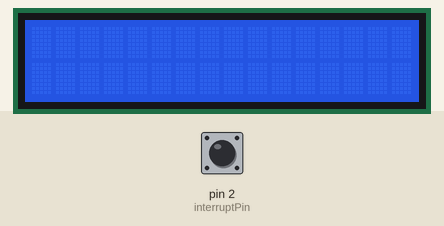
This sketch was run on a simulated Arduino Uno, built with avr-gcc and run on an emulated ATmega328P. On the bench: 16×2 character LCD. The test bench sets the inputs (shaded band); at power-on: pin 2 (interruptPin) HIGH.

Above: at 1.2 s.
1.3 s: pin 2 (interruptPin) pulled LOW for 0.15 s
At 2.0 s:
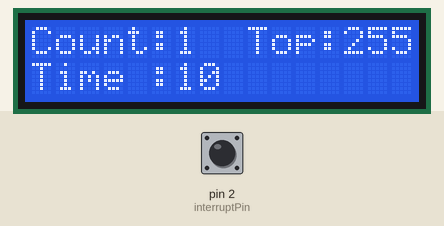
3.8 s: pin 2 (interruptPin) pulled LOW for 1 s
At 5.1 s:
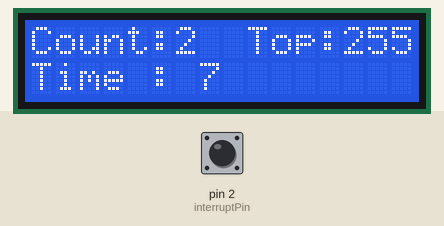
6.3 s: pin 2 (interruptPin) pulled LOW for 0.15 s
At 6.9 s:
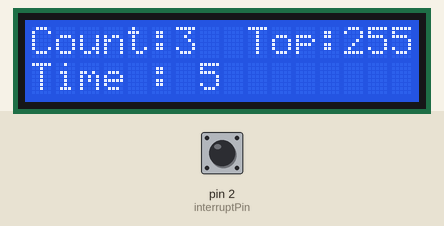
7.9 s: pin 2 (interruptPin) pulled LOW for 1 s
At 9.1 s:
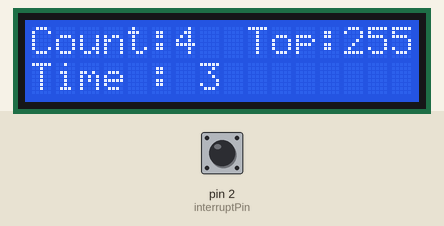
Timing chart, 0 to 10.9 s (numbered marks = the images above; inputs shaded):
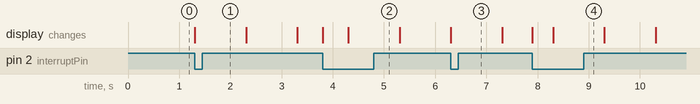

The sketch:

shuwatch.ino
```cpp
#include <LiquidCrystal.h>
LiquidCrystal lcd(4, 5, 6, 7, 8, 9);

#include <EEPROM.h>
int addr = 0;
byte eeprom_read ;
byte eeprom_write;
int highscore ;

// attachInterrupt pin( Digital input 2)
int interruptPin = 2;

// Shoot count
volatile int count = 0;
volatile bool shoot_flg = true;

// Opening screen flag
int switch_setup = false;

unsigned long time_start = 0;
int time_remain = 10;
int flag_count = 70;

//#define DEBUG // Debug Setting
//#define CLEAR_HIGHSCORE

void setup() {
#ifdef DEBUG
  Serial.begin(115200);
  Serial.println(F("Serial Start"));
#endif
  lcd.begin(16, 2);
  lcd.clear();

  pinMode(interruptPin, INPUT_PULLUP);

  attachInterrupt(digitalPinToInterrupt(interruptPin), increment, FALLING);
  readhighscore();

#ifdef CLEAR_HIGHSCORE
  count = 10;
  eeprom_write = byte(count);
  EEPROM.write(addr, eeprom_write);
  readhighscore();
#endif
}

void loop() {
  if (time_remain > 0)  { //clear and setup
    if (switch_setup)  {
      lcd.setCursor(6, 0);
      lcd.print(count);
      lcd.setCursor(6, 1);
      if (time_remain < 10) {
        lcd.print(" ");
      }
      time_remain = 10 - (millis() - time_start) / 1000;
      lcd.print(time_remain);
    }
  } else {  // 10count done and flag show
    shoot_flg = false;
    if (count >= flag_count ) {
#ifdef DEBUG
      Serial.println(F("Flag print"));
#endif
      lcd.setCursor(0, 1);
      lcd.print("flag : XXXXXXXX ");
      delay(5000);
      lcd.setCursor(0, 1);
      lcd.print(" PUSH TO START  ");
    }
    check_highscore() ;
    switch_setup = false;
    shoot_flg = true;
  }
}
void increment() {
  if (shoot_flg == true) {
#ifdef DEBUG
    Serial.println(F("button pushed"));
#endif
    if (time_remain < 1 || !switch_setup) {
      before_start();
      time_start = millis();
    }
    if (time_remain > 0 || switch_setup) {
      count++;
#ifdef DEBUG
      Serial.println(count);
#endif
    }
  }
}

void before_start() {
#ifdef DEBUG
  Serial.println(F("LCD clear and start"));
#endif
  if (!switch_setup)  {
    lcd.clear();

    lcd.setCursor(0, 0);
    lcd.print("Count:   Top:   ");
    lcd.setCursor(13, 0);
    lcd.print(highscore);
    lcd.setCursor(0, 1);
    lcd.print("Time :          ");
    count = 0;
    time_remain = 10;
    switch_setup = true;
  }
}

void readhighscore() {
#ifdef DEBUG
  Serial.println(F("Read Highscore"));
#endif
  eeprom_read = EEPROM.read(addr);
  highscore = int(eeprom_read);
#ifdef DEBUG
  Serial.println(highscore);
#endif
}

void check_highscore() {
  if (highscore < count) {
#ifdef DEBUG
    Serial.println(F("Write Highscore"));
    Serial.println(count);
#endif
    eeprom_write = byte(count);
    EEPROM.write(addr, eeprom_write);
    highscore = count;
    lcd.setCursor(13, 0);
    lcd.print(highscore);
  }
  count = 0;
}
```

Measured:
- after the input at 1.3 s, the display: first changes at once (image 1 shows a later state)
